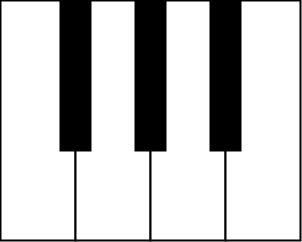
Frame 1 (no input)
Frame 60 (the mouse pressed at the canvas centre just before this capture): identical to frame 1, image omitted
Frame 120 (the mouse held since frame 60 and released just before this capture): identical to frame 1, image omitted

The Processing sketch that drew this single still picture (run headless with seeded random() and noise(); from frame 60 on, the mouse is pressed at the canvas centre):

// Processing sketch: processing_126569
// ── processing_126569.pde



boolean isMousePressed = false;

void setup(){
  size(302,242);
  background(255);
  smooth();
  rectMode(CORNER);
  drawKeys();
}

// not used, but needed in order for
// things to work
void draw(){ 
}

void mousePressed(){
  isMousePressed = true;
  drawKeys();
}

void mouseReleased(){
  isMousePressed = false;
  drawKeys();
}


void drawKeys(){
  drawWhiteKey(0,0,75,240,0,15);
  drawWhiteKey(75,0,75,240,15,15);
  drawWhiteKey(150,0,75,240,15,15);
  drawWhiteKey(225,0,75,240,15,0);
  
  drawBlackKey(60,0,30,150);
  drawBlackKey(135,0,30,150);
  drawBlackKey(210,0,30,150);
}




void drawBlackKey(int myX,int myY,int myWidth,int myHeight){
  
  if (isMousePressed) {
    if((mouseX > myX)&&(mouseX < myX + myWidth)&&(mouseY < myHeight)){
        fill(100);
    }else{
        fill(0);
    } 
  } else{
    fill(0);
  }
  
  rect(myX, myY, myWidth, myHeight); 
}




void drawWhiteKey(int myX,int myY,int myWidth,int myHeight, int addToLeft, int subtractFromRight){

  if (isMousePressed){
    
    if(mouseY < 150){
      if( (mouseX > (myX + addToLeft)) && (mouseX < (myX + (myWidth - subtractFromRight )))){
        fill(220);
      }else{
        fill(255);
      }
  }else{
    if( (mouseX > (myX)) && (mouseX < (myX + myWidth ))){
      fill(220);
    }else{
      fill(255);
    } 
  }
    
  }else{
    fill(255);
  }

  stroke(0);
  strokeWeight(2); 

  rect(myX, myY, myWidth, myHeight); 
}
